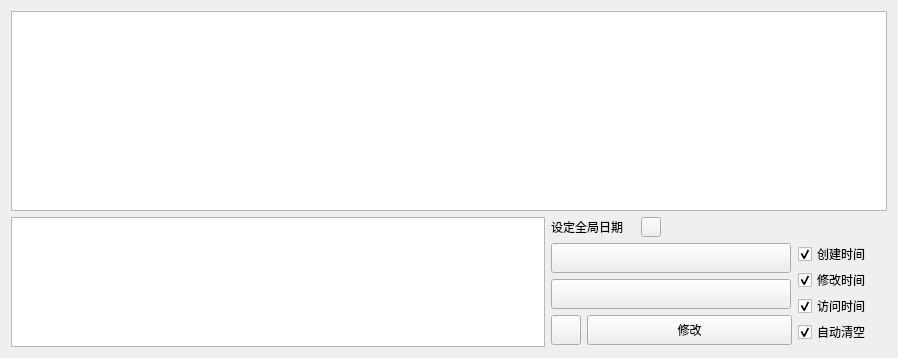
<?xml version="1.0" encoding="UTF-8"?>
<ui version="4.0">
 <class>Form</class>
 <widget class="QWidget" name="Form">
  <property name="geometry">
   <rect>
    <x>0</x>
    <y>0</y>
    <width>898</width>
    <height>358</height>
   </rect>
  </property>
  <property name="sizePolicy">
   <sizepolicy hsizetype="Fixed" vsizetype="Fixed">
    <horstretch>0</horstretch>
    <verstretch>0</verstretch>
   </sizepolicy>
  </property>
  <property name="minimumSize">
   <size>
    <width>898</width>
    <height>0</height>
   </size>
  </property>
  <property name="windowTitle">
   <string>Form</string>
  </property>
  <layout class="QGridLayout" name="gridLayout_3">
   <item row="0" column="0">
    <layout class="QGridLayout" name="gridLayout_2">
     <item row="0" column="0">
      <widget class="TableWidget" name="table_widget_info_bar"/>
     </item>
     <item row="1" column="0">
      <layout class="QHBoxLayout" name="horizontalLayout_3">
       <item>
        <widget class="TextEdit" name="text_edit_path_input">
         <property name="sizePolicy">
          <sizepolicy hsizetype="Minimum" vsizetype="Maximum">
           <horstretch>0</horstretch>
           <verstretch>0</verstretch>
          </sizepolicy>
         </property>
         <property name="minimumSize">
          <size>
           <width>500</width>
           <height>130</height>
          </size>
         </property>
         <property name="maximumSize">
          <size>
           <width>16777215</width>
           <height>130</height>
          </size>
         </property>
        </widget>
       </item>
       <item>
        <layout class="QGridLayout" name="gridLayout">
         <item row="0" column="0" colspan="2">
          <layout class="QHBoxLayout" name="horizontalLayout_2">
           <property name="spacing">
            <number>0</number>
           </property>
           <item>
            <widget class="StrongBodyLabel" name="StrongBodyLabel">
             <property name="minimumSize">
              <size>
               <width>90</width>
               <height>20</height>
              </size>
             </property>
             <property name="maximumSize">
              <size>
               <width>90</width>
               <height>20</height>
              </size>
             </property>
             <property name="text">
              <string>设定全局日期</string>
             </property>
            </widget>
           </item>
           <item>
            <widget class="ToolButton" name="tool_button_author_info">
             <property name="sizePolicy">
              <sizepolicy hsizetype="Minimum" vsizetype="Fixed">
               <horstretch>0</horstretch>
               <verstretch>0</verstretch>
              </sizepolicy>
             </property>
             <property name="minimumSize">
              <size>
               <width>20</width>
               <height>20</height>
              </size>
             </property>
             <property name="maximumSize">
              <size>
               <width>20</width>
               <height>20</height>
              </size>
             </property>
             <property name="styleSheet">
              <string notr="true">PushButton, ToolButton, ToggleButton, ToggleToolButton {
    color: black;
    background: rgba(255, 255, 255, 0.7);
    border: 1px solid rgba(0, 0, 0, 0.073);
    border-bottom: 1px solid rgba(0, 0, 0, 0.183);
    border-radius: 5px;
    /* font: 14px 'Segoe UI', 'Microsoft YaHei'; */
    padding: 5px 12px 6px 12px;
    outline: none;
}

ToolButton {
    padding: 5px 9px 6px 8px;
}

PushButton[hasIcon=false] {
    padding: 5px 12px 6px 12px;
}

PushButton[hasIcon=true] {
    padding: 5px 12px 6px 36px;
}

DropDownToolButton, PrimaryDropDownToolButton {
    padding: 5px 31px 6px 8px;
}

DropDownPushButton[hasIcon=false],
PrimaryDropDownPushButton[hasIcon=false] {
    padding: 5px 31px 6px 12px;
}

DropDownPushButton[hasIcon=true],
PrimaryDropDownPushButton[hasIcon=true] {
    padding: 5px 31px 6px 36px;
}

PushButton:hover, ToolButton:hover, ToggleButton:hover, ToggleToolButton:hover {
    background: rgba(249, 249, 249, 0.5);
}

PushButton:pressed, ToolButton:pressed, ToggleButton:pressed, ToggleToolButton:pressed {
    color: rgba(0, 0, 0, 0.63);
    background: rgba(249, 249, 249, 0.3);
    border-bottom: 1px solid rgba(0, 0, 0, 0.073);
}

PushButton:disabled, ToolButton:disabled, ToggleButton:disabled, ToggleToolButton:disabled {
    color: rgba(0, 0, 0, 0.36);
    background: rgba(249, 249, 249, 0.3);
    border: 1px solid rgba(0, 0, 0, 0.06);
    border-bottom: 1px solid rgba(0, 0, 0, 0.06);
}


PrimaryPushButton,
PrimaryToolButton,
ToggleButton:checked,
ToggleToolButton:checked {
    color: white;
    background-color: #009faa;
    border: 1px solid #00a7b3;
    border-bottom: 1px solid #007780;
}

PrimaryPushButton:hover,
PrimaryToolButton:hover,
ToggleButton:checked:hover,
ToggleToolButton:checked:hover {
    background-color: #00a7b3;
    border: 1px solid #2daab3;
    border-bottom: 1px solid #007780;
}

PrimaryPushButton:pressed,
PrimaryToolButton:pressed,
ToggleButton:checked:pressed,
ToggleToolButton:checked:pressed {
    color: rgba(255, 255, 255, 0.63);
    background-color: #3eabb3;
    border: 1px solid #3eabb3;
}

PrimaryPushButton:disabled,
PrimaryToolButton:disabled,
ToggleButton:checked:disabled,
ToggleToolButton:checked:disabled {
    color: rgba(255, 255, 255, 0.9);
    background-color: rgb(205, 205, 205);
    border: 1px solid rgb(205, 205, 205);
}

SplitDropButton,
PrimarySplitDropButton {
    border-left: none;
    border-top-left-radius: 0;
    border-bottom-left-radius: 0;
}

#splitPushButton,
#splitToolButton,
#primarySplitPushButton,
#primarySplitToolButton {
    border-top-right-radius: 0;
    border-bottom-right-radius: 0;
}

#splitPushButton:pressed,
#splitToolButton:pressed,
SplitDropButton:pressed {
    border-bottom: 1px solid rgba(0, 0, 0, 0.183);
}

PrimarySplitDropButton:pressed {
    border-bottom: 1px solid #007780;
}

#primarySplitPushButton, #primarySplitToolButton {
    border-right: 1px solid #3eabb3;
}

#primarySplitPushButton:pressed, #primarySplitToolButton:pressed {
    border-bottom: 1px solid #007780;
}

HyperlinkButton {
    /* font: 14px 'Segoe UI', 'Microsoft YaHei'; */
    padding: 6px 12px 6px 12px;
    color: #009faa;
    border: none;
    border-radius: 6px;
    background-color: transparent;
}

HyperlinkButton[hasIcon=false] {
    padding: 6px 12px 6px 12px;
}

HyperlinkButton[hasIcon=true] {
    padding: 6px 12px 6px 36px;
}

HyperlinkButton:hover {
    color: #009faa;
    background-color: rgba(0, 0, 0, 10);
    border: none;
}

HyperlinkButton:pressed {
    color: #009faa;
    background-color: rgba(0, 0, 0, 6);
    border: none;
}

HyperlinkButton:disabled {
    color: rgba(0, 0, 0, 0.43);
    background-color: transparent;
    border: none;
}


RadioButton {
    min-height: 24px;
    max-height: 24px;
    background-color: transparent;
    font: 14px 'Segoe UI', 'Microsoft YaHei', 'PingFang SC';
    color: black;
}

RadioButton::indicator {
    width: 18px;
    height: 18px;
    border-radius: 11px;
    border: 2px solid #999999;
    background-color: rgba(0, 0, 0, 5);
    margin-right: 4px;
}

RadioButton::indicator:hover {
    background-color: rgba(0, 0, 0, 0);
}

RadioButton::indicator:pressed {
    border: 2px solid #bbbbbb;
    background-color: qradialgradient(spread:pad, cx:0.5, cy:0.5, radius:0.5, fx:0.5, fy:0.5,
            stop:0 rgb(255, 255, 255),
            stop:0.5 rgb(255, 255, 255),
            stop:0.6 rgb(225, 224, 223),
            stop:1 rgb(225, 224, 223));
}

RadioButton::indicator:checked {
    height: 22px;
    width: 22px;
    border: none;
    border-radius: 11px;
    background-color: qradialgradient(spread:pad, cx:0.5, cy:0.5, radius:0.5, fx:0.5, fy:0.5,
            stop:0 rgb(255, 255, 255),
            stop:0.5 rgb(255, 255, 255),
            stop:0.6 #009faa,
            stop:1 #009faa);
}

RadioButton::indicator:checked:hover {
    background-color: qradialgradient(spread:pad, cx:0.5, cy:0.5, radius:0.5, fx:0.5, fy:0.5,
            stop:0 rgb(255, 255, 255),
            stop:0.6 rgb(255, 255, 255),
            stop:0.7 #009faa,
            stop:1 #009faa);
}

RadioButton::indicator:checked:pressed {
    background-color: qradialgradient(spread:pad, cx:0.5, cy:0.5, radius:0.5, fx:0.5, fy:0.5,
            stop:0 rgb(255, 255, 255),
            stop:0.5 rgb(255, 255, 255),
            stop:0.6 #009faa,
            stop:1 #009faa);
}

RadioButton:disabled {
    color: rgba(0, 0, 0, 110);
}

RadioButton::indicator:disabled {
    border: 2px solid #bbbbbb;
    background-color: transparent;
}

RadioButton::indicator:disabled:checked {
    border: none;
    background-color: qradialgradient(spread:pad, cx:0.5, cy:0.5, radius:0.5, fx:0.5, fy:0.5,
            stop:0 rgb(255, 255, 255),
            stop:0.5 rgb(255, 255, 255),
            stop:0.6 rgba(0, 0, 0, 0.2169),
            stop:1 rgba(0, 0, 0, 0.2169));
}

TransparentToolButton,
TransparentToggleToolButton,
TransparentDropDownToolButton,
TransparentPushButton,
TransparentDropDownPushButton,
TransparentTogglePushButton {
    background-color: transparent;
    border: none;
    border-radius: 5px;
    margin: 0;
}

TransparentToolButton:hover,
TransparentToggleToolButton:hover,
TransparentDropDownToolButton:hover,
TransparentPushButton:hover,
TransparentDropDownPushButton:hover,
TransparentTogglePushButton:hover {
    background-color: rgba(0, 0, 0, 9);
    border: none;
}

TransparentToolButton:pressed,
TransparentToggleToolButton:pressed,
TransparentDropDownToolButton:pressed,
TransparentPushButton:pressed,
TransparentDropDownPushButton:pressed,
TransparentTogglePushButton:pressed {
    background-color: rgba(0, 0, 0, 6);
    border: none;
}

TransparentToolButton:disabled,
TransparentToggleToolButton:disabled,
TransparentDropDownToolButton:disabled,
TransprentPushButton:disabled,
TransparentDropDownPushButton:disabled,
TransprentTogglePushButton:disabled {
    background-color: transparent;
    border: none;
}


PillPushButton,
PillPushButton:hover,
PillPushButton:pressed,
PillPushButton:disabled,
PillPushButton:checked,
PillPushButton:checked:hover,
PillPushButton:checked:pressed,
PillPushButton:disabled:checked,
PillToolButton,
PillToolButton:hover,
PillToolButton:pressed,
PillToolButton:disabled,
PillToolButton:checked,
PillToolButton:checked:hover,
PillToolButton:checked:pressed,
PillToolButton:disabled:checked {
    background-color: transparent;
    border: none;
}
</string>
             </property>
            </widget>
           </item>
           <item>
            <spacer name="horizontalSpacer">
             <property name="orientation">
              <enum>Qt::Horizontal</enum>
             </property>
             <property name="sizeHint" stdset="0">
              <size>
               <width>211</width>
               <height>17</height>
              </size>
             </property>
            </spacer>
           </item>
          </layout>
         </item>
         <item row="1" column="0">
          <layout class="QVBoxLayout" name="verticalLayout_2">
           <property name="spacing">
            <number>6</number>
           </property>
           <item>
            <widget class="CalendarPicker" name="calendar_picker_ymd">
             <property name="minimumSize">
              <size>
               <width>240</width>
               <height>30</height>
              </size>
             </property>
             <property name="maximumSize">
              <size>
               <width>240</width>
               <height>30</height>
              </size>
             </property>
             <property name="styleSheet">
              <string notr="true">#titleButton {
    font: 14px 'Segoe UI', 'Microsoft YaHei', 'PingFang SC';
    font-weight: 500;
    color: black;
    background-color: transparent;
    border: none;
    margin: 0;
    padding-left: 8px;
    text-align: left;
    border-radius: 5px;}

CalendarViewBase {
    background-color: rgb(255, 255, 255);
    border: 1px solid rgba(0, 0, 0, 0.1);
    border-radius: 8px;
}
#titleButton:hover {
    background-color: rgba(0, 0, 0, 9);
}

#titleButton:pressed {
    background-color: rgba(0, 0, 0, 6);
}

#titleButton:disabled {
    color: rgba(0, 0, 0, 0.4);
}

#weekDayLabel {
    font: 12px 'Segoe UI', 'Microsoft YaHei', 'PingFang SC';
    font-weight: 500;
    color: black;
    background-color: transparent;
    border: none;
    text-align: center;
}

#weekDayGroup {
    background-color: transparent;
}



ScrollViewBase {
    border: none;
    padding: 0px 1px 0px 1px;
    border-bottom-left-radius: 8px;
    border-bottom-right-radius: 8px;
    border-top: 1px solid rgb(240, 240, 240);
    background-color: transparent;
}

CalendarPicker {
    color: rgba(0, 0, 0, 0.6063);
    background: rgba(255, 255, 255, 0.7);
    border: 1px solid rgba(0, 0, 0, 0.073);
    border-bottom: 1px solid rgba(0, 0, 0, 0.183);
    border-radius: 5px;
    font: 14px 'Segoe UI', 'Microsoft YaHei', 'PingFang SC';
    padding: 5px 32px 6px 12px;
    outline: none;
    text-align: left;
}


CalendarPicker:hover {
    background: rgba(249, 249, 249, 0.5);
}

CalendarPicker:pressed {
    background: rgba(249, 249, 249, 0.3);
    border-bottom: 1px solid rgba(0, 0, 0, 0.073);
}

CalendarPicker:disabled {
    color: rgba(0, 0, 0, 0.36);
    background: rgba(249, 249, 249, 0.3);
    border: 1px solid rgba(0, 0, 0, 0.06);
    border-bottom: 1px solid rgba(0, 0, 0, 0.06);
}

CalendarPicker[hasDate=true] {
    color: black;
}</string>
             </property>
             <property name="autoDefault">
              <bool>false</bool>
             </property>
             <property name="dateFormat">
              <enum>Qt::LocalDate</enum>
             </property>
            </widget>
           </item>
           <item>
            <widget class="TimePicker" name="time_picker_hms">
             <property name="enabled">
              <bool>true</bool>
             </property>
             <property name="minimumSize">
              <size>
               <width>240</width>
               <height>30</height>
              </size>
             </property>
             <property name="maximumSize">
              <size>
               <width>240</width>
               <height>30</height>
              </size>
             </property>
             <property name="focusPolicy">
              <enum>Qt::StrongFocus</enum>
             </property>
             <property name="toolTip">
              <string/>
             </property>
             <property name="styleSheet">
              <string notr="true">ScrollButton {
    background-color: rgb(249, 249, 249);
    border: none;
    border-radius: 7px;
}

CycleListWidget {
    background-color: transparent;
    border: none;
    border-top-left-radius: 7px;
    border-top-right-radius: 7px;
    outline: none;
    font: 14px 'Segoe UI', 'Microsoft YaHei', 'PingFang SC';
}

CycleListWidget::item {
    color: black;
    background-color: transparent;
    border: none;
    border-radius: 5px;
    margin: 0 4px;
    padding-left: 11px;
    padding-right: 11px;
}

CycleListWidget::item:hover {
    background-color: rgba(0, 0, 0, 9);
}

CycleListWidget::item:selected {
    background-color: rgba(0, 0, 0, 9);
}

CycleListWidget::item:selected:active {
    background-color: rgba(0, 0, 0, 6);
}

PickerPanel &gt; #view {
    background-color: rgb(249, 249, 249);
    border: 1px solid rgba(0, 0, 0, 0.14);
    border-radius: 7px;
}

SeparatorWidget {
    background-color: rgb(234, 234, 234);
}

ItemMaskWidget {
    font: 14px 'Segoe UI', 'Microsoft YaHei', 'PingFang SC';
}

PickerBase {
    font: 14px 'Segoe UI', 'Microsoft YaHei', 'PingFang SC';
    background: rgba(255, 255, 255, 0.7);
    border: 1px solid rgba(0, 0, 0, 0.073);
    border-bottom: 1px solid rgba(0, 0, 0, 0.183);
    border-radius: 5px;
    outline: none;
}

PickerBase:hover {
    background: rgba(249, 249, 249, 0.5);
}

PickerBase:pressed {
    background: rgba(249, 249, 249, 0.3);
    border-bottom: 1px solid rgba(0, 0, 0, 0.073);
}

PickerBase:disabled {
    color: rgba(0, 0, 0, 0.36);
    background: rgba(255, 255, 255, 0.3);
    border: 1px solid rgba(0, 0, 0, 0.06);
    border-bottom: 1px solid rgba(0, 0, 0, 0.06);
}

#pickerButton {
    font: 14px 'Segoe UI', 'Microsoft YaHei', 'PingFang SC';
    color: rgba(0, 0, 0, 0.6);
    background-color: transparent;
    border: none;
    outline: none;
    padding-left: 10px;
    padding-right: 10px;
}

#pickerButton:disabled {
    color: rgba(0, 0, 0, 0.36);
}

#pickerButton[hasBorder=true]:enabled {
    border-right: 1px solid rgba(0, 0, 0, 0.073);
}

#pickerButton[hasBorder=true]:disabled {
    border-right: 1px solid rgba(0, 0, 0, 0.06);
}

#pickerButton[hasBorder=false] {
    border-right: transparent;
}

#pickerButton[enter=true]:enabled {
    color: rgba(0, 0, 0, 0.896);
}

#pickerButton[hasValue=true]:enabled{
    color: rgb(0, 0, 0);
}

#pickerButton[pressed=true] {
    color: rgba(0, 0, 0, 0.6);
}

#pickerButton[align=&quot;center&quot;] {
    text-align: center;
}

#pickerButton[align=&quot;left&quot;] {
    text-align: left;
}

#pickerButton[align=&quot;right&quot;] {
    text-align: right;
}
</string>
             </property>
             <property name="locale">
              <locale language="Chinese" country="China"/>
             </property>
             <property name="text">
              <string/>
             </property>
             <property name="autoDefault">
              <bool>false</bool>
             </property>
             <property name="default">
              <bool>false</bool>
             </property>
             <property name="flat">
              <bool>false</bool>
             </property>
             <property name="secondVisible">
              <bool>true</bool>
             </property>
            </widget>
           </item>
          </layout>
         </item>
         <item row="1" column="1" rowspan="2">
          <layout class="QVBoxLayout" name="verticalLayout">
           <property name="spacing">
            <number>4</number>
           </property>
           <item>
            <widget class="CheckBox" name="check_box_create_time">
             <property name="minimumSize">
              <size>
               <width>29</width>
               <height>22</height>
              </size>
             </property>
             <property name="maximumSize">
              <size>
               <width>90</width>
               <height>22</height>
              </size>
             </property>
             <property name="text">
              <string>创建时间</string>
             </property>
             <property name="checked">
              <bool>true</bool>
             </property>
            </widget>
           </item>
           <item>
            <widget class="CheckBox" name="check_box_modify_time">
             <property name="minimumSize">
              <size>
               <width>29</width>
               <height>22</height>
              </size>
             </property>
             <property name="maximumSize">
              <size>
               <width>90</width>
               <height>22</height>
              </size>
             </property>
             <property name="text">
              <string>修改时间</string>
             </property>
             <property name="checked">
              <bool>true</bool>
             </property>
            </widget>
           </item>
           <item>
            <widget class="CheckBox" name="check_box_access_time">
             <property name="minimumSize">
              <size>
               <width>29</width>
               <height>22</height>
              </size>
             </property>
             <property name="maximumSize">
              <size>
               <width>90</width>
               <height>22</height>
              </size>
             </property>
             <property name="text">
              <string>访问时间</string>
             </property>
             <property name="checked">
              <bool>true</bool>
             </property>
            </widget>
           </item>
           <item>
            <widget class="CheckBox" name="check_box_auto_clear">
             <property name="minimumSize">
              <size>
               <width>29</width>
               <height>22</height>
              </size>
             </property>
             <property name="maximumSize">
              <size>
               <width>90</width>
               <height>22</height>
              </size>
             </property>
             <property name="text">
              <string>自动清空</string>
             </property>
             <property name="checked">
              <bool>true</bool>
             </property>
            </widget>
           </item>
          </layout>
         </item>
         <item row="2" column="0">
          <layout class="QHBoxLayout" name="horizontalLayout">
           <item>
            <widget class="ToolButton" name="tool_button_open_dir">
             <property name="sizePolicy">
              <sizepolicy hsizetype="Minimum" vsizetype="Fixed">
               <horstretch>0</horstretch>
               <verstretch>0</verstretch>
              </sizepolicy>
             </property>
             <property name="minimumSize">
              <size>
               <width>30</width>
               <height>30</height>
              </size>
             </property>
             <property name="maximumSize">
              <size>
               <width>30</width>
               <height>30</height>
              </size>
             </property>
            </widget>
           </item>
           <item>
            <widget class="PushButton" name="push_button_change_time">
             <property name="sizePolicy">
              <sizepolicy hsizetype="Fixed" vsizetype="Fixed">
               <horstretch>0</horstretch>
               <verstretch>0</verstretch>
              </sizepolicy>
             </property>
             <property name="minimumSize">
              <size>
               <width>205</width>
               <height>30</height>
              </size>
             </property>
             <property name="maximumSize">
              <size>
               <width>205</width>
               <height>30</height>
              </size>
             </property>
             <property name="text">
              <string>修改</string>
             </property>
            </widget>
           </item>
          </layout>
         </item>
        </layout>
       </item>
      </layout>
     </item>
    </layout>
   </item>
  </layout>
 </widget>
 <customwidgets>
  <customwidget>
   <class>CheckBox</class>
   <extends>QCheckBox</extends>
   <header>qfluentwidgets</header>
  </customwidget>
  <customwidget>
   <class>PushButton</class>
   <extends>QPushButton</extends>
   <header>qfluentwidgets</header>
  </customwidget>
  <customwidget>
   <class>ToolButton</class>
   <extends>QToolButton</extends>
   <header>qfluentwidgets</header>
  </customwidget>
  <customwidget>
   <class>CalendarPicker</class>
   <extends>QPushButton</extends>
   <header>qfluentwidgets</header>
  </customwidget>
  <customwidget>
   <class>TimePicker</class>
   <extends>QPushButton</extends>
   <header>qfluentwidgets</header>
  </customwidget>
  <customwidget>
   <class>StrongBodyLabel</class>
   <extends>QLabel</extends>
   <header>qfluentwidgets</header>
  </customwidget>
  <customwidget>
   <class>TextEdit</class>
   <extends>QTextEdit</extends>
   <header>qfluentwidgets</header>
  </customwidget>
  <customwidget>
   <class>TableWidget</class>
   <extends>QTableWidget</extends>
   <header>qfluentwidgets</header>
  </customwidget>
 </customwidgets>
 <resources/>
 <connections/>
</ui>
